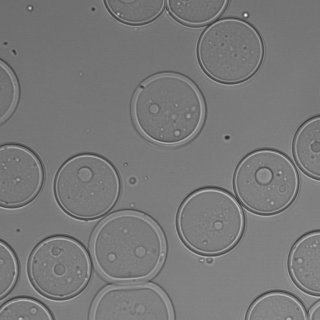
#> input picture Training/data/train/images/image_0_tile_11.png, 320 x 320 px; its folder holds 4 pictures in this run
$ jupyter execute tile_preprocessing.ipynb
#> lines starting #> are read from the running program, lines starting #| are printed output that depends on the picture
#### This notebook is used for training and validation tile preprocessing aiming to increase the contrast

[cell 1]
import cv2
import numpy as np
import yaml
import os
import random
from glob import glob
import matplotlib.pyplot as plt

[cell 2]
# Function to apply contrast adjustment
def apply_contrast_augmentation(image, contrast_factor, brightness_factor=0):
    augmented_image = cv2.convertScaleAbs(image, alpha=contrast_factor, beta=brightness_factor)
    return augmented_image

# Function that takes tiles from the folder, applies augmentation, and then saves augmented images into a new folder
def apply_contrast_to_tiles(input_dir, output_dir, contrast_factor, brightness_factor=0):
    # Create the output directory if it does not exist
#> called with input_dir = 'data/train/images', output_dir = 'data_aug/train/images', contrast_factor = 2, brightness_factor = -150
    if not os.path.exists(output_dir):
        os.makedirs(output_dir)

    # Supported image extensions
    supported_extensions = (".jpg", ".jpeg", ".png", ".tiff")

    # Iterate through the tiles in the data folder
    for filename in os.listdir(input_dir):
        if filename.lower().endswith(supported_extensions):
            file_path = os.path.join(input_dir, filename)

            # Load the image
            image = cv2.imread(file_path)
#> image is the input picture: shape (320, 320, 3); min 41, max 249, mean 121
            if image is None:
                print(f"Warning: Failed to load image {filename}. Skipping.")
                continue

            # Apply contrast and brightness augmentation
            augmented_image = apply_contrast_augmentation(image, contrast_factor, brightness_factor)
#> in apply_contrast_augmentation, `augmented_image = cv2.convertScaleAbs(image, alpha=contrast_factor, be..`:
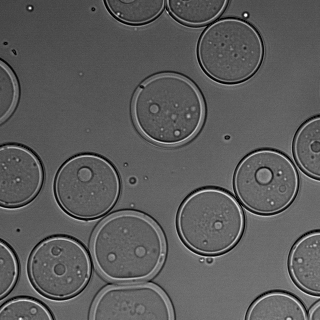
#> augmented_image: shape (320, 320, 3); min 0, max 255, mean 92.2

            # Save the augmented image as a PNG file
            tile_filename = f"{os.path.splitext(filename)[0]}.png"
            tile_filepath = os.path.join(output_dir, tile_filename)
            cv2.imwrite(tile_filepath, augmented_image)
            print(f"Saved augmented image: {tile_filepath}")
#> pass 2 of the loop in apply_contrast_to_tiles, `for filename in os.listdir(input_dir):`:
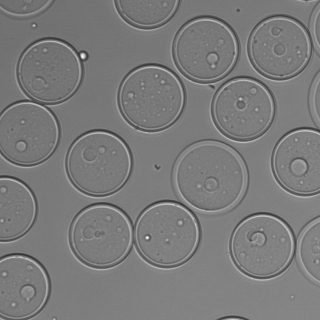
#> input picture Training/data/train/images/image_0_tile_19.png, 320 x 320 px
#> in apply_contrast_to_tiles, image is the input picture: shape (320, 320, 3); min 52, max 255, mean 122.7
#> in apply_contrast_augmentation (call 2), `augmented_image = cv2.convertScaleAbs(image, alpha=contrast_factor, be..`:
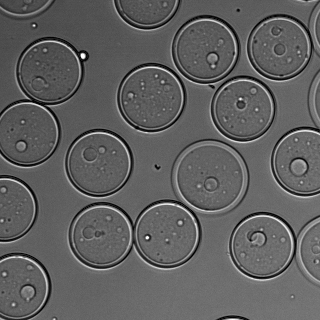
#> augmented_image: shape (320, 320, 3); min 0, max 255, mean 95.7
#> pass 3 of the loop in apply_contrast_to_tiles, `for filename in os.listdir(input_dir):`:
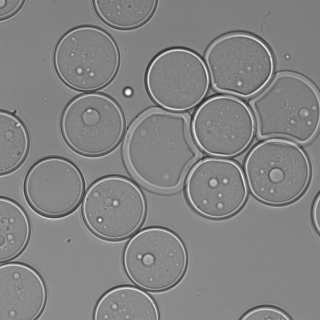
#> input picture Training/data/train/images/image_0_tile_22.png, 320 x 320 px
#> in apply_contrast_to_tiles, image is the input picture: shape (320, 320, 3); min 44, max 255, mean 131.5
#> in apply_contrast_augmentation (call 3), `augmented_image = cv2.convertScaleAbs(image, alpha=contrast_factor, be..`:
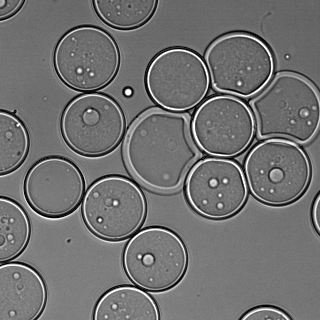
#> augmented_image: shape (320, 320, 3); min 0, max 255, mean 113.3
#> the loop made 4 passes; the first 3 are shown
#> pass 2 of the loop in apply_contrast_to_tiles, `for filename in os.listdir(input_dir):`:
#> pass 3 of the loop in apply_contrast_to_tiles, `for filename in os.listdir(input_dir):`:
#> the loop made 4 passes; the first 3 are shown
